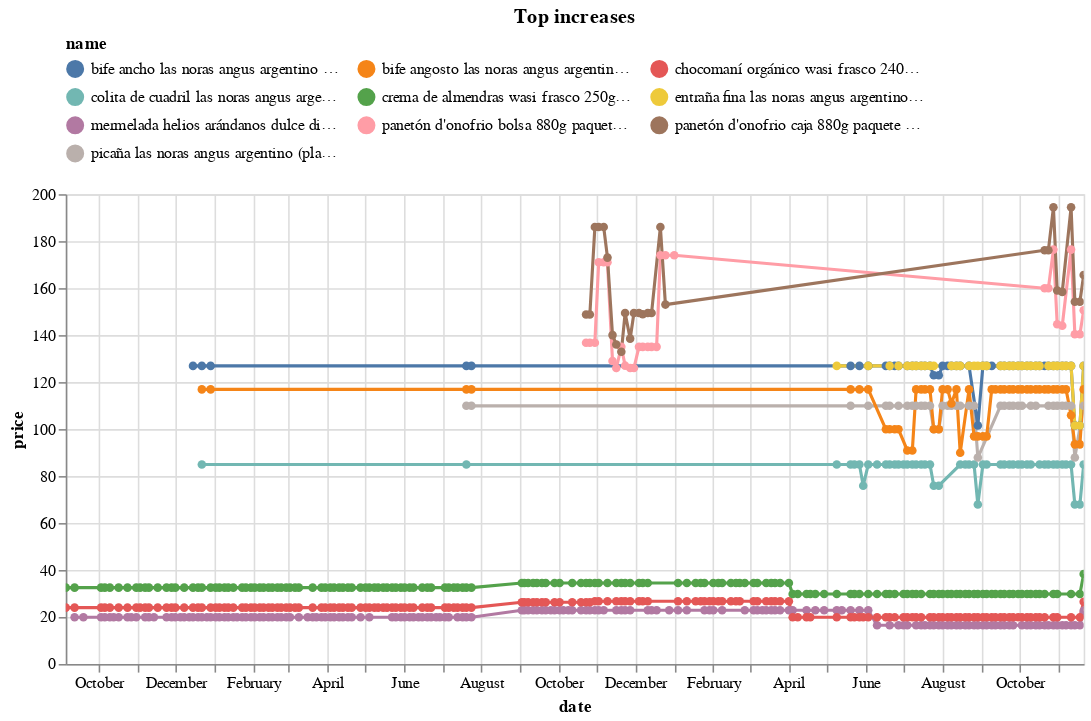

The notebook cell this image was saved under:
### Code cell
(top_changes_abs
 .sort_values('change')
 .tail(10)
 .pipe(plot_changes, 'Top increases')
)

### Figure 1 — Vega-Lite specification as saved in the notebook (floating-point values rounded to 4 significant figures; data arrays with more than 128 entries replaced by an {"elided": "..."} marker saying what was removed)
{"config": {"view": {"continuousWidth": 300, "continuousHeight": 300}, "legend": {"columns": 3, "orient": "top"}}, "data": {"name": "data-1f267da79f6a35b6ee93d0e150729f13"}, "mark": {"type": "line", "point": true}, "encoding": {"color": {"field": "name", "scale": {"domain": ["bife ancho las noras angus argentino (plaza_vea)", "bife angosto las noras angus argentino (plaza_vea)", "chocomaní orgánico wasi frasco 240g (plaza_vea)", "colita de cuadril las noras angus argentino (plaza_vea)", "crema de almendras wasi frasco 250g (plaza_vea)", "entraña fina las noras angus argentino (plaza_vea)", "mermelada helios arándanos dulce diet frasco 280g (plaza_vea)", "panetón d'onofrio bolsa 880g paquete 6un (plaza_vea)", "panetón d'onofrio caja 880g paquete 6un (plaza_vea)", "picaña las noras angus argentino (plaza_vea)"]}, "type": "nominal"}, "tooltip": [{"field": "name", "type": "nominal"}, {"field": "price", "type": "quantitative"}, {"field": "last_price", "type": "quantitative"}], "x": {"field": "date", "type": "temporal"}, "y": {"field": "price", "type": "quantitative"}}, "params": [{"name": "param_11", "select": {"type": "point", "fields": ["name"]}, "bind": "legend"}, {"name": "param_12", "select": {"type": "interval", "encodings": ["x", "y"]}, "bind": "scales"}], "title": "Top increases", "transform": [{"filter": {"param": "param_11"}}], "width": 650, "$schema": "https://vega.github.io/schema/vega-lite/v5.20.1.json", "datasets": {"data-1f267da79f6a35b6ee93d0e150729f13": {"elided": "779 records"}}}
